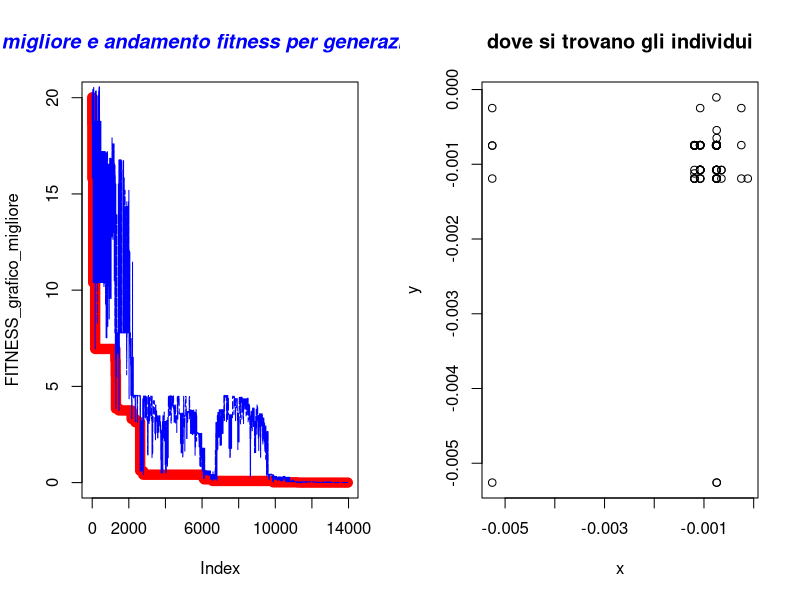

Source code (R):
#  Author Nicola Bernabè ver 1.0 8/11/2021
# the implemented version of the GA refers to the following Journal: 
#


#prendo 2 individui che saranno i genitori presi casualmente dalla popolazione
selezione<-function(Population,MAX_DIMENSION_POPULATION,genitori_1_2){
    #message(genitori_1_2[1]," rgrg ",genitori_1_2[2])
    #print(Population[1][genitori_1_2[1]])
    g1<-c(Population[1,genitori_1_2[1]],Population[2,genitori_1_2[1]],Population[3,genitori_1_2[1]])
    g2<-c(Population[1,genitori_1_2[2]],Population[2,genitori_1_2[2]],Population[3,genitori_1_2[2]])
    #print(g1[1][genitori_1_2[1]])
    
    #print(Population)
    #print(Population[1,genitori_1_2[1]])
    return(c(g1,g2))
}
crossover<-function(genitori_1_2,FUNZIONE_COSTO){#dato che ho solo 2 variabili ce poco da fare, la x del genitore 1 va al primo figlio , la y del primo genitore va al primo figlio, i restanti al 2 figlio
    figlio_1<-c(genitori_1_2[1],genitori_1_2[5],FUNZIONE_COSTO(genitori_1_2[1],genitori_1_2[5]))
    figlio_2<-c(genitori_1_2[2],genitori_1_2[4],FUNZIONE_COSTO(genitori_1_2[2],genitori_1_2[4]))
    return(c(figlio_1,figlio_2))


}
#parte mutazione, ricordo figlio 1(1,2,3) figlio 2 (4,5,6) e si intendono (x,y,fitness)
mutazione<-function(figli_1_2,percentuale,ub,lb,MAX_DIMENSION_POPULATION,FUNZIONE_COSTO){
    if(runif(1, 0, 1)>0.5){#provo a generate un numero da 0 a 1, se >0.5 aumento al massimo del della percentuale,altrimenti lo diminuisco al massimo dela percentuale, X
        if(runif(1, 0, 1)>0.5){
            figli_1_2[1]<-figli_1_2[1]*runif(1,  1,1+percentuale)

            figli_1_2[4]<-figli_1_2[4]*runif(1,  1,1+percentuale)

            if(figli_1_2[1]>=ub[1]){#se vado oltre all intermallo allora metto il massimo
                figli_1_2[1]<-ub[1]
            }
            if(figli_1_2[4]>=ub[1]){#se vado oltre all intermallo allora metto il massimo
                figli_1_2[4]<-ub[1]
            }
            }
    }else{#Y
        figli_1_2[2]<-figli_1_2[2]*runif(1,percentuale,  1)

        figli_1_2[5]<-figli_1_2[5]*runif(1,percentuale,  1)
        if(figli_1_2[2]<=lb[2]){#se vado oltre all intermallo allora metto il massimo
            figli_1_2[2]<-lb[2]
        }
        if(figli_1_2[5]<=lb[2]){#se vado oltre all intermallo allora metto il massimo
            figli_1_2[5]<-lb[2]
        }


    }
    figli_1_2[3]<-FUNZIONE_COSTO(figli_1_2[1],figli_1_2[2])
    figli_1_2[6]<-FUNZIONE_COSTO(figli_1_2[4],figli_1_2[5])
    
    


       
    
    return(figli_1_2)
}
aggiorno_file_individui<-function(Population,MAX_DIMENSION_POPULATION,generazione){
                individuo<-c()
                x<-c()
                y<-c()
                fitness<-c()
                for(i in 1:MAX_DIMENSION_POPULATION) {
                    x<-c(x,Population[1,i])
                    y<-c(y,Population[2,i])
                    fitness<-c(fitness,Population[3,i])
                    
                    }
            df<-data.frame(x,y,fitness)
            #nome_file<-"generazione"+generazione+".cvs"
            nome_file = paste("GA generazione ",generazione,".txt",sep="")
            #write.csv(df, file=nome_file,sep=";",row.names=FALSE)
            write.table(df, file= nome_file,sep=";",row.names=FALSE)
            }



#aggiorni migliore fitness
aggiorna_fitness<-function(BEST_FITNESS,Migliore_fitness_generazione){
            BEST_FITNESS[1]<-Migliore_fitness_generazione[1]
            BEST_FITNESS[2]<-Migliore_fitness_generazione[2]
            BEST_FITNESS[3]<-Migliore_fitness_generazione[3]
    return(BEST_FITNESS)


}

#scorro su tutti gli individui e cerco il fitneess migliore
controllo_migliore_fitness<-function(Population,MAX_UNKNOWNS,min_max){
    BEST_FITNESS<-c(Population[1,1],Population[2,1],Population[3,1])
    for(i in 2:dim(Population)[2]) {
        if(BEST_FITNESS[3]>Population[3,i] && min_max==-1){#minimizzo
            BEST_FITNESS[1]<-Population[1,i]
            BEST_FITNESS[2]<-Population[2,i]
            BEST_FITNESS[3]<-Population[3,i]

        }else if(BEST_FITNESS[3]<Population[3,i] && min_max==1){
            BEST_FITNESS[1]<-Population[1,i]
            BEST_FITNESS[2]<-Population[2,i]
            BEST_FITNESS[3]<-Population[3,i]
        }


    }

    return(c(BEST_FITNESS[1],BEST_FITNESS[2],BEST_FITNESS[3]))
}




#inizializzo la matrice
inizializzazione<-function(ub, lb,MAX_UNKNOWNS,MAX_DIMENSION_POPULATION,FUNZIONE_COSTO){
    Population<-matrix(1:30,nrow <- MAX_UNKNOWNS+1, ncol <- MAX_DIMENSION_POPULATION)#oltre alla x e y ci aggiungo anche la fitness, così ho 3 righe
    numero_casuale_x<-1
    numero_casuale_y <-1
    for(i in 1:dim(Population)[2]) {
        numero_casuale_x <- runif(1, lb[1],ub[1] )
        numero_casuale_y <- runif(1,  lb[2],ub[2])
        Population[1,i] <-numero_casuale_x
        Population[2,i] <-numero_casuale_y
        Population[3,i] <-FUNZIONE_COSTO(Population[1,i],Population[2,i])

    }


    return (Population)
}
aggiorno_figli_e_genitori<-function(genitori_1_2_indici,figli_1_2,Population){
    Population[1,genitori_1_2_indici[1]]<-figli_1_2[1]#x
    Population[2,genitori_1_2_indici[1]]<-figli_1_2[2]#y
    Population[3,genitori_1_2_indici[1]]<-figli_1_2[3]#fitness
    Population[1,genitori_1_2_indici[2]]<-figli_1_2[4]#x
    Population[2,genitori_1_2_indici[2]]<-figli_1_2[5]#x
    Population[3,genitori_1_2_indici[2]]<-figli_1_2[6]#x


    return (Population)
}

mainGA<-function(ub,lb,MAX_UNKNOWNS,MAX_DIMENSION_POPULATION,MAXIMUM_GENERATION_NUMBER,STAZIONARIETA,precisione,min_max,stampo_generazione,CROSS_OVER_PROBABILITY,MUTATION_PROBABILITY,aumeto_diminuisco_percentuale_valore,FUNZIONE_COSTO){
    Population<-inizializzazione(ub, lb,MAX_UNKNOWNS,MAX_DIMENSION_POPULATION,FUNZIONE_COSTO)#inizializzo la popolazione
    BEST_FITNESS<-controllo_migliore_fitness(Population,MAX_UNKNOWNS,min_max)
    FITNESS_grafico_migliore<-c()
    FITNESS_grafico_migliore_generazione<-c()
    FITNESS_migliore_file<-c()
    #iterazioni calcolo per trovare il minimo
    indice_stazionarieta<-0#aumenta ad ogni generazione
    figli_1_2<-0
    n_generazioni<-0
   
    for(i in 1:MAXIMUM_GENERATION_NUMBER){
        n_generazioni<-i
        #print(runif(1, 0,1))
        for(j_iterazioni_individui in 1:MAX_DIMENSION_POPULATION/2){
            genitori_1_2_indici<-sample(1:(MAX_DIMENSION_POPULATION), 2)#2 individui casuali
            genitori_1_2<-selezione(Population,MAX_DIMENSION_POPULATION,genitori_1_2_indici)
            
            if(runif(1, 0,1)<=CROSS_OVER_PROBABILITY){#probabilità crossover
                figli_1_2<-crossover(genitori_1_2,FUNZIONE_COSTO)#ho 2 figli
                #print(figli_1_2)

                }
            
            if(runif(1, 0,1)<=MUTATION_PROBABILITY){
                #message("generazione-> ",i," ",figli_1_2)
               
    
                figli_1_2<-mutazione(figli_1_2,aumeto_diminuisco_percentuale_valore,ub,lb,MAX_DIMENSION_POPULATION,FUNZIONE_COSTO)
                


            }
            Population<-aggiorno_figli_e_genitori(genitori_1_2_indici,figli_1_2,Population)
            
            #print(BEST_FITNESS)


        }
        Migliore_fitness_generazione<-controllo_migliore_fitness(Population,MAX_UNKNOWNS,min_max)
        if(Migliore_fitness_generazione[3]<BEST_FITNESS[3]  && min_max==-1){#minimizzo
            BEST_FITNESS<-aggiorna_fitness(BEST_FITNESS,Migliore_fitness_generazione)
            indice_stazionarieta=0#ritorno a 0 la stazionarietà
            message("migliore soluzione-> x ",BEST_FITNESS[1]," y ",BEST_FITNESS[2]," fitness ",BEST_FITNESS[3])
        }else if(Migliore_fitness_generazione[3]>BEST_FITNESS[3]  && min_max==1){#minimizzo
            BEST_FITNESS<-aggiorna_fitness(BEST_FITNESS,Migliore_fitness_generazione)
            indice_stazionarieta=0#ritorno a 0 la stazionarietà
            message("migliore soluzione-> x ",BEST_FITNESS[1]," y ",BEST_FITNESS[2]," fitness ",BEST_FITNESS[3])
        }
        FITNESS_grafico_migliore<-c(FITNESS_grafico_migliore,BEST_FITNESS[3])
        FITNESS_grafico_migliore_generazione<-c(FITNESS_grafico_migliore_generazione,Migliore_fitness_generazione[3])

        if(indice_stazionarieta>=STAZIONARIETA){
            message("troppo stazionaria ","generazione-> ",i," stazionario->",indice_stazionarieta)
            aggiorno_file_individui(Population,MAX_DIMENSION_POPULATION,i)
            break
        }else{
            indice_stazionarieta=indice_stazionarieta+1
        }
        if((i%%stampo_generazione)==0){#stampo così so che sta facendo qualcosa

            

            aggiorno_file_individui(Population,MAX_DIMENSION_POPULATION,i)

            
            message("generazione-> ",i," stazionario->",indice_stazionarieta)
            

        }
        if(BEST_FITNESS[3]<precisione && min_max==-1){
            message("finito algoritmo GA, sono riuscito ad avere una soluzione molto buona ed è ",BEST_FITNESS[3]," alla generazione-> ",i)
            aggiorno_file_individui(Population,MAX_DIMENSION_POPULATION,i)
            break
        }else if(BEST_FITNESS[3]>precisione && min_max==1){
            message("finito algoritmo GA, sono riuscito ad avere una soluzione molto buona ed è ",BEST_FITNESS[3]," alla generazione-> ",i)
            aggiorno_file_individui(Population,MAX_DIMENSION_POPULATION,i)
            break
        }
            
        
    }
    windows()
    par(mfrow=c(1,2))
    plot(FITNESS_grafico_migliore, type="l", col="red",lwd=10)
    lines(FITNESS_grafico_migliore_generazione, type="l", col="blue",lty=5)
    title(main="migliore e andamento fitness per generazione", col.main="blue", font.main="4")

    x_individui<-c()
    y_individui<-c()
    for(x_y in 1:MAX_DIMENSION_POPULATION){
        x_individui<-c(x_individui,Population[1,x_y])
        y_individui<-c(y_individui,Population[2,x_y])

    }

    plot(x_individui, y_individui, xlab="x",ylab="y", main="dove si trovano gli individui") 
    BEST_FITNESS<-list(BEST_FITNESS,"GA",n_generazioni)

    return (BEST_FITNESS)
}


#miliardo
#ub<-c(1000000000,1000000000)  # upper bound of the unknowns
#lb<-c(-1000000000,-1000000000)  #lower bound of the unknowns
#aumeto_diminuisco_percentuale_valore=0.1
#milione
#ub<-c(1000000,1000000)  # upper bound of the unknowns
#lb<-c(-1000000,-1000000)  #lower bound of the unknowns
#aumeto_diminuisco_percentuale_valore=0.1
#mille
#ub<-c(100,100)  # upper bound of the unknowns
#lb<-c(-100,-100)  #lower bound of the unknowns

ub<-c(512,512)  
lb<-c(-512,-512)

aumeto_diminuisco_percentuale_valore=0.05

MAX_UNKNOWNS<-2  #numero variabili
MAX_DIMENSION_POPULATION<-100#dimensione popolazione
CROSS_OVER_PROBABILITY<-0.95#probabilità per ogni generazione di usare il cross-over
MUTATION_PROBABILITY<-0.001#probabilità per ogni generazione di usare la mutazione
#aumeto_diminuisco_percentuale_valore=0.1#quando c'è mutazione scelgo casualmente x o y e modifico del 5% il valore aumentandolo o diminuendolo stando attendo a lb e ub
MAXIMUM_GENERATION_NUMBER<-100000
STAZIONARIETA<-10000
min_max<--1#-1 minimizzo,1 massimizzo
percentuale_generazione_stampo<-10  #ogni 10% delle generazioni fatte stampo su file tutti gli individui
stampo_generazione<-MAXIMUM_GENERATION_NUMBER/percentuale_generazione_stampo
#massimizzo
#precisione<-11.999#Parabolic Function
#precisione<-79.999#rastrigin function 
#precisione<-415.2384791312#Parabolic Function

#minimizzo
precisione<-0.001#
#precisione<--0.999999#Easom function
#precisione<-0.2925789999#Schaffer function N. 4 f(0,+-1.25313)=0.292579
#precisione<--0.999999#per funzioni con minimo negativo
#precisione<--959.6406#Eggholder function   f(512,404.2319)=-959.6407   i domini x e y   ub<-c(512,512)  lb<-c(-512,-512)


FUNZIONE_COSTO<-function(x,y){
    #z<-(100*(y-(x)^2)^2)+(1-x)^2#FUNZIONE_COSTO banana  f(1,1)=0
    #z<-((1-x)^2)+100*((y-x^2))^2#Rosenbrock function constrained with a cubic and a line  sol f(1,1)=0
    #z<-(1.5-x+x*y)^2+(2.25-x+x*y^2)^2+(2.625-x+x*y^3)^2#Beale function f(3,0.5)=0
    #z<-0.26*(x^2+y^2)-0.48*x*y#Matyas function f(0,0)=0
    #z<-(sin(3*pi*x))^2+(x-1)^2*(1+sin(3*pi*y))+(y-1)^2*(1+(sin(2*pi*y))^2)#Lévi function N.13  f(1,1)=0
    #z<-0.5+((sin(x^2-y^2))^2-0.5)/(1+0.001*(x^2+y^2))^2#Schaffer function N. 2  f(0,0)=0
    #z<-2*x^2-1.05*x^4+(x^6/6)+x*y+y^2#THREE-HUMP CAMEL FUNCTION xi  [-5, 5]  f(0,0)=0
    #z<-100*sqrt(abs(y-0.01*x^2))+0.01*abs(x+10)#Bukin function N.6 f(-10,1)=0
    z<--20*exp(-0.2*sqrt((1/2)*(x*x+y*y)))-exp(1/2*((cos(2*pi*x)+cos(2*pi*y))))+20+exp(1)#ACKLEY FUNCTION xi  [-32.768, 32.768]  f(0,0)=0


    #z<-0.5+(((cos(sin(abs(x^2-y^2))))^2 - 0.5)/((1 + 0.001*(x^2+y^2))^2))#Schaffer function N. 4 f(0,+-1.25313)=0.292579

    #con minimo negativo
    #z<--cos(x)*cos(y)*exp(-((x-pi)^2+(y-pi)^2))#Easom function f(pi,pi)=-1  mettere precisione -0.999999
    
    #z<--(y+47)*sin(sqrt(abs(x/2+(y+47))))-x*sin(sqrt(abs(x-(y+47))))#Eggholder function   f(512,404.2319)=-959.6407    
    #precisione<--959.6406999
    #ub<-c(512,512)  
    #lb<-c(-512,-512)


    #massimizzare
    #z<-12-(x^2+y^2)/100 #Parabolic Function  f(0,0)=12 non so ma il massimo è 12
    #z<-80-(20+x^2+y^2-10*(cos(2*pi*x)+cos(2*pi*y)))#rastrigin function f(0,0)=80
    #z<-275-((x^4-16*x^2+5*x*0.5)+(y^4-16*y^2+5*y*0.5)+3)#Styblinski Function f(-2.8667,-2.8667)=414.23847913
    return (z)
}




soluzione<-mainGA(ub,lb,MAX_UNKNOWNS,MAX_DIMENSION_POPULATION,MAXIMUM_GENERATION_NUMBER,STAZIONARIETA,precisione,min_max,stampo_generazione,CROSS_OVER_PROBABILITY,MUTATION_PROBABILITY,aumeto_diminuisco_percentuale_valore,FUNZIONE_COSTO)


#print(soluzione)


algoritmo<-c(soluzione[[2]][1])
x<-c(soluzione[[1]][1])
y<-c(soluzione[[1]][2])
fitness<-c(soluzione[[1]][3])
generazioni_soluzione<-c(soluzione[[3]][1])
df<-data.frame(algoritmo,x,y,fitness,generazioni_soluzione)
write.table(df, file="soluzione GA.txt",sep=";",row.names=FALSE)